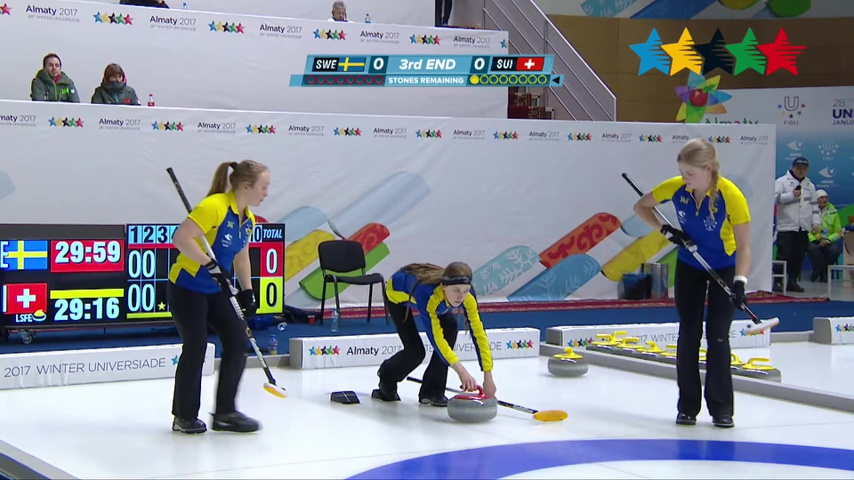
#> input picture tests/dataset/DAVIS/curling/00000.jpg, 854 x 480 px; its folder holds only this picture in this run
$ jupyter execute --allow-errors tc.ipynb
#> lines starting #> are read from the running program, lines starting #| are printed output that depends on the picture
[cell 1]
import numpy as np
import matplotlib.pyplot as plt
from pathlib import Path
from skimage.io import imread
from skimage.color import rgb2gray
from skimage.util import img_as_ubyte
from scipy.signal import coherence
import warnings

[cell 2]
BLOCK_SIZE = 32

[cell 3]
def compute_tc(a, b, fs=1.0, nperseg=256):
    with warnings.catch_warnings():
        warnings.filterwarnings('ignore', category=RuntimeWarning)
        f, Cxy = coherence(a, b, fs=fs, nperseg=nperseg)
    Cxy = Cxy[~np.isnan(Cxy) & ~np.isinf(Cxy)]
    return np.mean(Cxy).item() if len(Cxy) > 0 else 0.0

def extract_tc_features(ref_frame, tar_frame, block_size=32, fs=1.0, nperseg=256):
    h, w = ref_frame.shape
    features = []

    if block_size == 0:
        tc_score = compute_tc(ref_frame.flatten(), tar_frame.flatten(), fs=fs, nperseg=nperseg)
        features.append({'block_y': 0, 'block_x': 0, 'tc': tc_score})
        return np.array([[tc_score]])

    for y in range(0, h - block_size + 1, block_size):
        for x in range(0, w - block_size + 1, block_size):
            ref_patch = ref_frame[y:y+block_size, x:x+block_size].flatten()
            tar_patch = tar_frame[y:y+block_size, x:x+block_size].flatten()
            tc_score = compute_tc(ref_patch, tar_patch, fs=fs, nperseg=nperseg)

            print(f"TC at block (y={y}, x={x}) = {tc_score:.4f}")
            features.append(tc_score)

    return np.array(features).reshape(h // block_size, w // block_size)

[cell 4]
frame_dir = Path("dataset/DAVIS/curling")
frame_paths = sorted(frame_dir.glob("*.jpg"))
gray_frames = []

for path in frame_paths:
    image = imread(path)
#> image is the input picture: shape (480, 854, 3); mean R, G, B 139.4, 143.8, 154.4
    gray = rgb2gray(image) if image.ndim == 3 else image
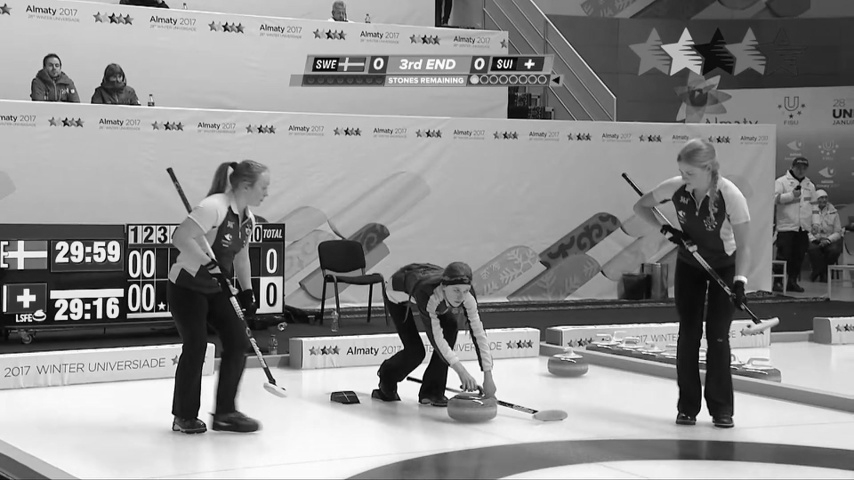
#> gray: shape (480, 854) float64; min 0.00198, max 1, mean 0.563
    gray = img_as_ubyte(gray)
    gray_frames.append(gray)

#> (the rest of this cell did not finish here and is left out)


$ run again, on tests/dataset/DAVIS/curling/00004.jpg
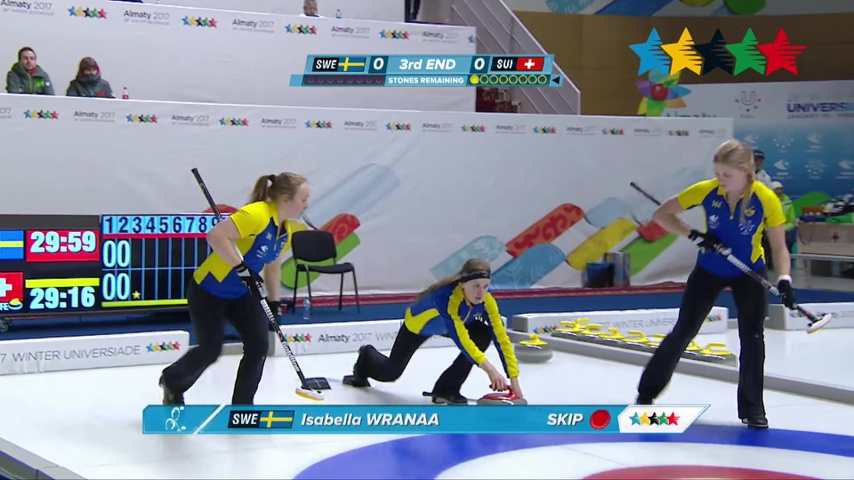
#> input picture tests/dataset/DAVIS/curling/00004.jpg, 854 x 480 px
#> image is the input picture: shape (480, 854, 3); mean R, G, B 134.8, 142.2, 154.4
#> `gray = rgb2gray(image) if image.ndim == 3 else image`:
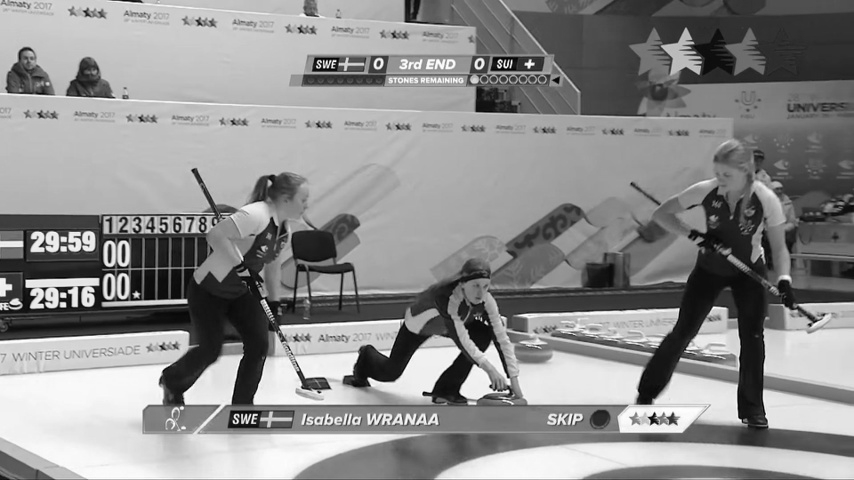
#> gray: shape (480, 854) float64; min 0.00141, max 1, mean 0.555

$ run again, on tests/dataset/DAVIS/curling/00006.jpg
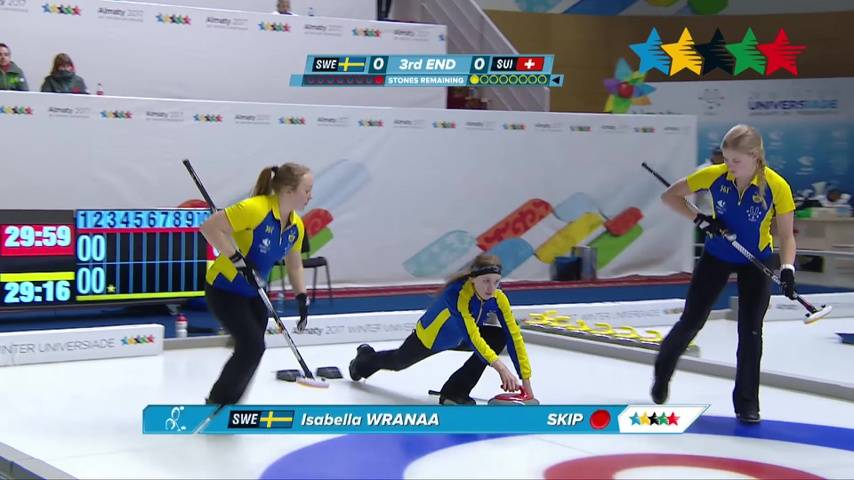
#> input picture tests/dataset/DAVIS/curling/00006.jpg, 854 x 480 px
#> image is the input picture: shape (480, 854, 3); mean R, G, B 135.9, 143.4, 155.5
#> `gray = rgb2gray(image) if image.ndim == 3 else image`:
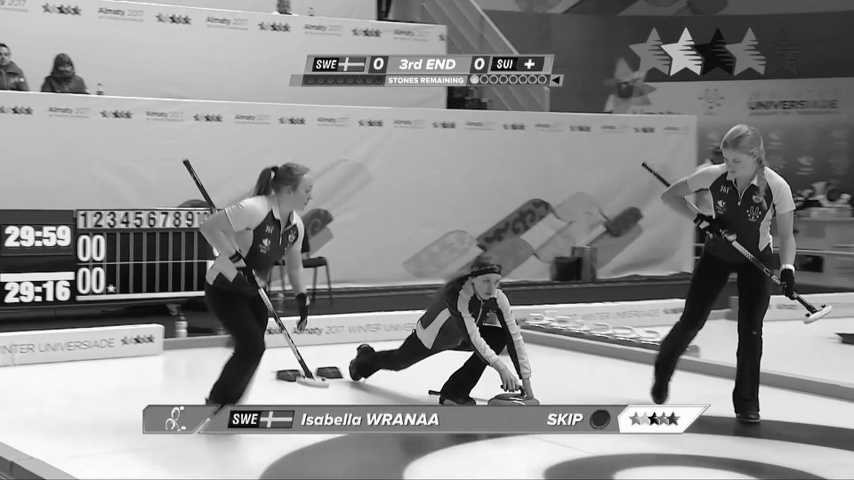
#> gray: shape (480, 854) float64; min 0.00113, max 1, mean 0.56
